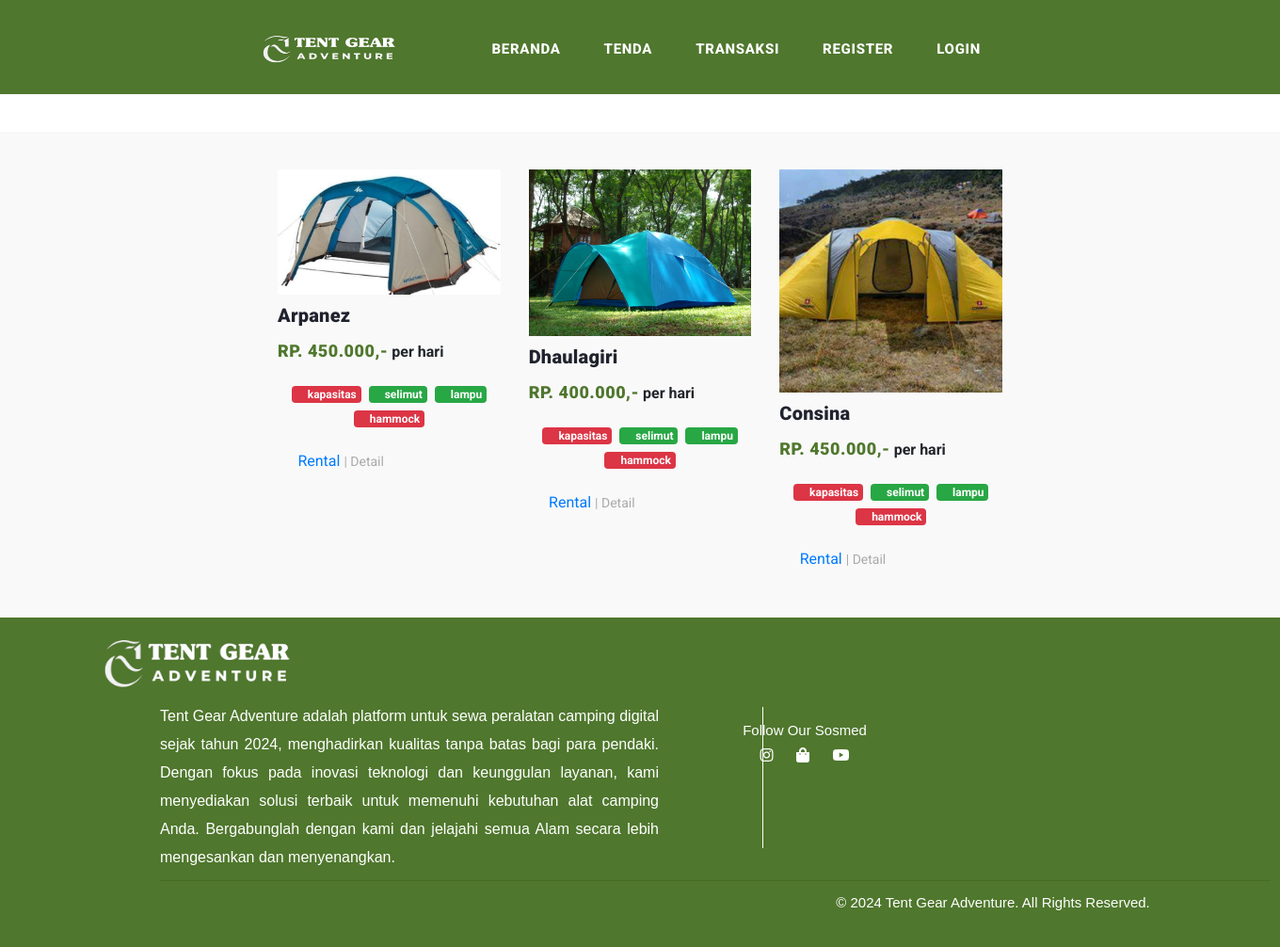
The page /index.php/customer/data_tenda on the database its author committed.
### tables this page shows
CREATE TABLE `tenda` (
  `id_tenda` int(11) NOT NULL,
  `kode_tipe` varchar(120) NOT NULL,
  `merek` varchar(120) NOT NULL,
  `kapasitas` varchar(20) NOT NULL,
  `warna` varchar(20) NOT NULL,
  `status` varchar(50) NOT NULL,
  `harga` int(11) NOT NULL,
  `denda` int(11) NOT NULL,
  `matras` int(11) NOT NULL,
  `selimut` int(11) NOT NULL,
  `lampu` int(11) NOT NULL,
  `hammock` int(11) NOT NULL,
  `gambar` varchar(255) NOT NULL
);

### application/controllers/customer/Data_tenda.php (called while the page is built, shortened)
<?php
class Data_tenda extends CI_Controller{
  public function index(){
    $data['tenda'] = $this->rental_model->get_data('tenda')->result();
    $this->load->view('templates_customer/header');
    $this->load->view('customer/data_tenda', $data);
    $this->load->view('templates_customer/footer');
  }
}

### index.php (called while the page is built, shortened)
<?php
require_once BASEPATH.'core/CodeIgniter.php';

### application/models/Rental_model.php (called while the page is built, shortened)
<?php
class Rental_model extends CI_Model{
  public function get_data($table){
    return $this->db->get($table);
  }
}

### application/views/customer/data_tenda.php (the view, shortened to what this page needs)
<div style="height: 40px;"></div>
<section class="blog-posts grid-system">
  <div class="container">
    <div class="all-blog-posts">
      <div class="row">
        <?php foreach($tenda as $mb): ?>
          <?php if($mb->status == "1"): ?>
            <div class="col-md-4 col-sm-6">
              <div class="blog-post">
                <div class="blog-thumb">
                  <img src="<?= base_url('assets/upload/') . $mb->gambar ?>" alt="">
                </div>
                <div class="down-content">
                  <a href="offers.html"><h4><?= $mb->merek; ?></h4></a>
                  <span>Rp. <?= number_format($mb->harga,0,',','.'); ?>,-</span> <strong>per hari</strong>
                  <div class="row">
                    <?php if($mb->kapasitas == '1'){ ?>
                      <a href="#" class="badge badge-success m-1"><i class="fa fa-check-square"></i> kapasitas</a>
                      <?php }
                    else{ ?>
                      <a href="#" class="badge badge-danger m-1"><i class="fa fa-times-circle"></i> kapasitas</a>
                    <?php } ?>
                    <?php if($mb->selimut == '1'){ ?>
                      <a href="#" class="badge badge-success m-1"><i class="fa fa-check-square"></i> selimut</a>
                      <?php }
                    else{ ?>
                      <a href="#" class="badge badge-danger m-1"><i class="fa fa-times-circle"></i> selimut</a>
                    <?php } ?>
                    <?php if($mb->lampu == '1'){ ?>
                      <a href="#" class="badge badge-success m-1"><i class="fa fa-check-square"></i> lampu</a>
                      <?php }
                    else{ ?>
                      <a href="#" class="badge badge-danger m-1"><i class="fa fa-times-circle"></i> lampu</a>
                    <?php } ?>
                    <?php if($mb->hammock == '1'){ ?>
                      <a href="#" class="badge badge-success m-1"><i class="fa fa-check-square"></i> hammock</a>
                      <?php }
                    else{ ?>
                      <a href="#" class="badge badge-danger m-1"><i class="fa fa-times-circle"></i> hammock</a>
                    <?php } ?>
                  </div>
                  <div class="post-options">
                    <div class="row">
                      <div class="col-lg-12">
                        <ul class="post-tags">
                          <li><i class="fa fa-bullseye"></i></li>
                          <a href="<?= base_url('customer/rental/tambah_rental/'.$mb->id_tenda) ?>"> Rental</a></li>
                          <li><a href="<?= base_url('customer/data_tenda/detail_tenda/'.$mb->id_tenda) ?>"> | Detail</a></li>
                        </ul>
                      </div>
                    </div>
                  </div>
                </div>
              </div>
            </div>
          <?php endif; ?>
        <?php endforeach; ?>
      </div>
    </div>
  </div>
</section>

### application/views/templates_customer/header.php (shortened to what this page needs)
<!DOCTYPE html>
<html lang="en">
  <head>
    <link href="https://cdnjs.cloudflare.com/ajax/libs/font-awesome/5.13.0/css/all.min.css" rel="stylesheet">
    <link href="<?= base_url('assets/assets_shop') ?>/vendor/bootstrap/css/bootstrap.min.css" rel="stylesheet">
    <link rel="stylesheet" href="<?= base_url('assets/assets_shop') ?>/css/fontawesome.css">
    <link rel="stylesheet" href="<?= base_url('assets/assets_shop') ?>/css/style.css">
    <link rel="stylesheet" href="<?= base_url('assets/assets_shop') ?>/css/owl.css">
  </head>
  <body>
    <header class="">
      <nav class="navbar navbar-expand-lg">
        <div class="container">
          <img class="navbar-brand" src="<?= base_url('assets/assets_shop') ?>/images/logo.png" alt="logonav">
          <div class="collapse navbar-collapse" id="navbarResponsive">
            <ul class="navbar-nav ml-auto">
              <li class="nav-item">
                <a class="nav-link" href="<?= base_url('customer/dashboard'); ?>">Beranda
                </a>
              </li>
              <li class="nav-item">
                <a class="nav-link" href="<?= base_url('customer/data_tenda') ?>">Tenda</a>
              </li>
              <li class="nav-item">
                <a class="nav-link" href="<?= base_url('customer/transaksi') ?>">Transaksi</a>
              </li>
              <?php if(!$this->session->userdata('nama')){ ?>
              <li class="nav-item">
                <a class="nav-link" href="<?= base_url('register') ?>">Register</a>
              </li>
              <li class="nav-item">
                <a class="nav-link" href="<?= base_url('auth/login'); ?>">Login</a>
              </li>
              <?php } else { ?>
              <li class="nav-item">
                <a class="nav-link" href="<?= base_url('auth/logout'); ?>">Welcome <?= $this->session->userdata('nama'); ?><span> | Logout</span></a>
              </li>
              <?php } ?>
            </ul>
          </div>
        </div>
      </nav>
    </header>
  </body>
</html>

### application/views/templates_customer/footer.php (shortened to what this page needs)
<footer>
<img src="<?= base_url('assets/assets_shop') ?>/images/logo.png" alt="">
    <p class="aboutus"> Tent Gear Adventure adalah platform untuk sewa peralatan camping digital sejak tahun 2024, menghadirkan kualitas tanpa batas bagi para pendaki. Dengan fokus pada inovasi teknologi dan keunggulan layanan, kami menyediakan solusi terbaik untuk memenuhi kebutuhan alat camping Anda. Bergabunglah dengan kami dan jelajahi semua Alam secara lebih mengesankan dan menyenangkan.</p>
    <div class="vertical-line"></div>
    <div class="sosmed">
      <p class="follow">Follow Our Sosmed</p>
      <a href="https://www.instagram.com/tentgear?igsh=aWlrcmF4b2F2ZXNs&utm_source=qr"><i class="fab fa-instagram"></i></a>
      <a href="https://shopee.com/"><i class="fas fa-shopping-bag"></i></a>
      <a href="https://www.youtube.com/@TentGearAdventure"><i class="fab fa-youtube"></i></a>
    </div>
    <hr class="horizontal">
    <p class="copyright">&copy; 2024 Tent Gear Adventure. All Rights Reserved.</p>
  </footer>
  </body>
</html>

### assets/assets_shop/css/style.css (style rules this page uses)
body { font-family: 'Roboto', sans-serif; overflow-x: hidden; text-rendering: optimizeLegibility; -webkit-font-smoothing: antialiased; -moz-osx-font-smoothing: grayscale; }
p { margin-bottom: 0px; font-size: 15px; font-weight: 400; color: #7a7a7a; line-height: 30px; }
a { text-decoration: none!important; }
ul { padding: 0; margin: 0; list-style: none; }
h1,h2,h3,h4,h5,h6 { margin: 0px; }
header { background-color: #4F772D; width: 100%; height: 100px; top: 0; position: fixed; z-index: 999; }
header .navbar { padding: 25px 0px; }
.navbar .navbar-brand { height: 130px; width: 150px; margin: 0 -20px; top: 50%; margin-top: -40px; }
.navbar-collapse { text-align: center; }
.navbar .navbar-nav .nav-item { margin: 0px 15px; }
.navbar .navbar-nav a.nav-link { text-transform: capitalize; font-size: 15px; font-weight: 800; margin-bottom: 35px; text-transform: uppercase; letter-spacing: 0.7px; color: #FFFFFF; transition: all 0.3s; }
.blog-posts { padding: 20px; background-color: #f9f9f9; }
.container { max-width: 800px; margin: 0 auto; }
.row { display: flex; justify-content: center; margin-top: 20px; }
.blog-posts { margin-top: 100px; }
.blog-posts .blog-post { margin-bottom: 30px; }
.blog-posts .blog-thumb img { width: 100%; overflow: hidden; }
.blog-posts .down-content span { font-size: 18px; text-transform: uppercase; letter-spacing: 0.5px; font-weight: 900; color: #4F772D; }
.blog-posts .down-content h4 { font-size: 24px; text-transform: capitalize; letter-spacing: 0.5px; font-weight: 900; color: #20232e; margin: 10px 0px 12px 0px; }
.blog-posts .down-content h4 { font-size: 20px; letter-spacing: 0.25px; }
.blog-posts .down-content ul.post-tags li, .blog-posts .down-content ul.post-share li { display: inline-block; }
.blog-posts .down-content ul.post-tags li:first-child i, .blog-posts .down-content ul.post-share li:first-child i { color: #4F772D; margin-right: 5px; }
.blog-posts .down-content ul.post-tags li, .blog-posts .down-content ul.post-share li { color: #aaa; }
.blog-posts .down-content ul.post-tags li a, .blog-posts .down-content ul.post-share li a { font-size: 14px; color: #aaa; font-weight: 400; transition: all .3s; }
footer { background-color: #4F772D; padding: 10px; text-align: center; color: white; height: 350px; }
footer img { margin: -70px 0px 0px -940px; width: 210px; }
footer a { color: #fff; text-decoration: none; margin: 0 10px; }
.aboutus { margin: -60px 0px 0px 160px; color: #FFFFFF; font-size: 16px; width: 530px; text-align: justify; font-family: 'Public Sans', sans-serif; }
.vertical-line { border-left: 1px solid #FFFFFF; height: 150px; margin: -175px 0px 0px 800px; }
.follow { color: #FFFFFF; }
.sosmed { margin: -140px 0px 0px 350px; font-family: 'Public Sans', sans-serif; }
.horizontal { margin: 120px 0px 0px 160px; width: 1180px; color: #fff; }
.copyright { margin: 8px 0px 0px 750px; font-family: 'Public Sans', sans-serif; color: #FFFFFF; }

### rows shown on the page
tenda: gambar (picture), merek "Arpanez", harga "450.000", kapasitas "kapasitas", selimut 1 (drawn), lampu 1 (drawn), hammock 0 (drawn)
tenda: gambar (picture), merek "Dhaulagiri", harga "400.000", kapasitas "kapasitas", selimut 1 (drawn), lampu 1 (drawn), hammock 0 (drawn)
tenda: gambar (picture), merek "Consina", harga "450.000", kapasitas "kapasitas", selimut 1 (drawn), lampu 1 (drawn), hammock 0 (drawn)
